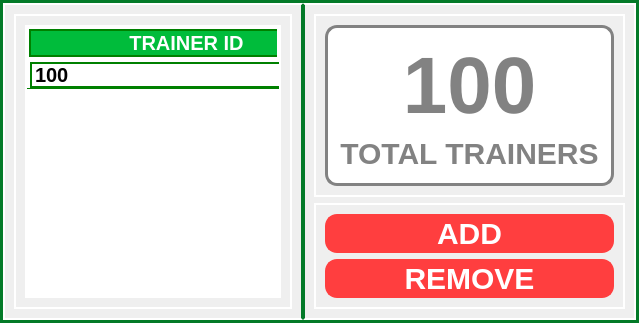
           <widget class="QFrame" name="trainer_log_mainFrame">
            <property name="styleSheet">
             <string notr="true">border-color:#037a28;
border-width: 3px;
border-style: solid;</string>
            </property>
            <property name="frameShape">
             <enum>QFrame::StyledPanel</enum>
            </property>
            <property name="frameShadow">
             <enum>QFrame::Raised</enum>
            </property>
            <layout class="QGridLayout" name="gridLayout_77">
             <property name="leftMargin">
              <number>0</number>
             </property>
             <property name="topMargin">
              <number>0</number>
             </property>
             <property name="rightMargin">
              <number>0</number>
             </property>
             <property name="bottomMargin">
              <number>0</number>
             </property>
             <property name="spacing">
              <number>0</number>
             </property>
             <item row="0" column="1">
              <widget class="QFrame" name="frame_410">
               <property name="maximumSize">
                <size>
                 <width>400</width>
                 <height>16777215</height>
                </size>
               </property>
               <property name="styleSheet">
                <string notr="true">border-color:white;
border-left-color:#037a28;
border-width: 1.5px;
border-style: solid;</string>
               </property>
               <property name="frameShape">
                <enum>QFrame::StyledPanel</enum>
               </property>
               <property name="frameShadow">
                <enum>QFrame::Raised</enum>
               </property>
               <layout class="QGridLayout" name="gridLayout_78">
                <item row="0" column="0">
                 <widget class="QFrame" name="frame_411">
                  <property name="maximumSize">
                   <size>
                    <width>16777215</width>
                    <height>999999</height>
                   </size>
                  </property>
                  <property name="styleSheet">
                   <string notr="true">border-color: white;</string>
                  </property>
                  <property name="frameShape">
                   <enum>QFrame::StyledPanel</enum>
                  </property>
                  <property name="frameShadow">
                   <enum>QFrame::Raised</enum>
                  </property>
                  <layout class="QHBoxLayout" name="horizontalLayout_142">
                   <item>
                    <widget class="QFrame" name="frame_413">
                     <property name="maximumSize">
                      <size>
                       <width>16777215</width>
                       <height>250</height>
                      </size>
                     </property>
                     <property name="styleSheet">
                      <string notr="true">border-color:#828282;
background-color: white;
color:#828282;
border-width: 3px;
border-radius: 12px;
border-style: solid;</string>
                     </property>
                     <property name="frameShape">
                      <enum>QFrame::StyledPanel</enum>
                     </property>
                     <property name="frameShadow">
                      <enum>QFrame::Raised</enum>
                     </property>
                     <layout class="QGridLayout" name="gridLayout_79">
                      <property name="verticalSpacing">
                       <number>0</number>
                      </property>
                      <item row="0" column="0">
                       <widget class="QPushButton" name="trainer_total_main_label">
                        <property name="focusPolicy">
                         <enum>Qt::NoFocus</enum>
                        </property>
                        <property name="styleSheet">
                         <string notr="true">border-color: white;
color: #828282;
font: bold 80px Arial, serif;
text-align: center;</string>
                        </property>
                        <property name="text">
                         <string>100</string>
                        </property>
                       </widget>
                      </item>
                      <item row="1" column="0">
                       <widget class="QPushButton" name="pushButton_58">
                        <property name="focusPolicy">
                         <enum>Qt::NoFocus</enum>
                        </property>
                        <property name="styleSheet">
                         <string notr="true">border-color: white;
color: #828282;
font: bold 30px Arial, serif;
text-align: center;</string>
                        </property>
                        <property name="text">
                         <string>TOTAL TRAINERS</string>
                        </property>
                       </widget>
                      </item>
                     </layout>
                    </widget>
                   </item>
                  </layout>
                 </widget>
                </item>
                <item row="1" column="0">
                 <widget class="QFrame" name="frame_414">
                  <property name="maximumSize">
                   <size>
                    <width>16777215</width>
                    <height>150</height>
                   </size>
                  </property>
                  <property name="styleSheet">
                   <string notr="true">QFrame{
border-color: white;
}
QPushButton{
border-color: #FF3E3F;
background-color: #ff3e3f;
color: rgb(255, 255, 255);
border-radius: 12px;
font: bold 30px Arial, serif;
text-align: center;
cursor: grab;
}

QPushButton:hover{
	border-color:#cc3132;
	background-color: #cc3132;
}
</string>
                  </property>
                  <property name="frameShape">
                   <enum>QFrame::StyledPanel</enum>
                  </property>
                  <property name="frameShadow">
                   <enum>QFrame::Raised</enum>
                  </property>
                  <layout class="QGridLayout" name="gridLayout_80">
                   <item row="0" column="0">
                    <widget class="QPushButton" name="add_trainer_btn">
                     <property name="maximumSize">
                      <size>
                       <width>16777215</width>
                       <height>55</height>
                      </size>
                     </property>
                     <property name="cursor">
                      <cursorShape>PointingHandCursor</cursorShape>
                     </property>
                     <property name="focusPolicy">
                      <enum>Qt::NoFocus</enum>
                     </property>
                     <property name="text">
                      <string>ADD</string>
                     </property>
                    </widget>
                   </item>
                   <item row="1" column="0">
                    <widget class="QPushButton" name="remove_trainer_btn">
                     <property name="maximumSize">
                      <size>
                       <width>16777215</width>
                       <height>55</height>
                      </size>
                     </property>
                     <property name="cursor">
                      <cursorShape>PointingHandCursor</cursorShape>
                     </property>
                     <property name="focusPolicy">
                      <enum>Qt::NoFocus</enum>
                     </property>
                     <property name="text">
                      <string>REMOVE</string>
                     </property>
                    </widget>
                   </item>
                  </layout>
                 </widget>
                </item>
               </layout>
              </widget>
             </item>
             <item row="0" column="0">
              <widget class="QFrame" name="frame_407">
               <property name="maximumSize">
                <size>
                 <width>1400</width>
                 <height>16777215</height>
                </size>
               </property>
               <property name="styleSheet">
                <string notr="true">border-color:white;
border-right-color:#037a28;
border-width: 1.5px;
border-style: solid;</string>
               </property>
               <property name="frameShape">
                <enum>QFrame::StyledPanel</enum>
               </property>
               <property name="frameShadow">
                <enum>QFrame::Raised</enum>
               </property>
               <layout class="QHBoxLayout" name="horizontalLayout_139">
                <item>
                 <widget class="QFrame" name="frame_409">
                  <property name="maximumSize">
                   <size>
                    <width>1350</width>
                    <height>16777215</height>
                   </size>
                  </property>
                  <property name="styleSheet">
                   <string notr="true">border-color: white;</string>
                  </property>
                  <property name="frameShape">
                   <enum>QFrame::StyledPanel</enum>
                  </property>
                  <property name="frameShadow">
                   <enum>QFrame::Raised</enum>
                  </property>
                  <layout class="QHBoxLayout" name="horizontalLayout_140">
                   <item>
                    <widget class="QTableWidget" name="trainer_tableWidget">
                     <property name="maximumSize">
                      <size>
                       <width>1250</width>
                       <height>16777215</height>
                      </size>
                     </property>
                     <property name="focusPolicy">
                      <enum>Qt::NoFocus</enum>
                     </property>
                     <property name="styleSheet">
                      <string notr="true">QTableWidget{
background-color: white;
gridline-color: green;
font: bold 20px Arial, serif;
border-width: 2px;
	
}
QTableView::item {
margin-top: 3px;
margin-left: 3px;
border-left: 2px solid green;
border-top: 2px solid green;
border-bottom: 2px solid green;
border-right: 2px solid green;
}
QHeaderView::section{
background-color: #00bc3b;
border: 2px solid green;
font: bold 20px Arial, serif;
color: rgb(255, 255, 255);
}
</string>
                     </property>
                     <property name="horizontalScrollBarPolicy">
                      <enum>Qt::ScrollBarAlwaysOff</enum>
                     </property>
                     <property name="editTriggers">
                      <set>QAbstractItemView::NoEditTriggers</set>
                     </property>
                     <attribute name="horizontalHeaderDefaultSectionSize">
                      <number>315</number>
                     </attribute>
                     <attribute name="verticalHeaderVisible">
                      <bool>false</bool>
                     </attribute>
                     <row>
                      <property name="text">
                       <string>1</string>
                      </property>
                     </row>
                     <column>
                      <property name="text">
                       <string>TRAINER ID</string>
                      </property>
                     </column>
                     <column>
                      <property name="text">
                       <string>NAME</string>
                      </property>
                     </column>
                     <column>
                      <property name="text">
                       <string>DATE HIRED</string>
                      </property>
                     </column>
                     <column>
                      <property name="text">
                       <string>EMPLOYEE ID</string>
                      </property>
                     </column>
                     <item row="0" column="0">
                      <property name="text">
                       <string>100</string>
                      </property>
                     </item>
                     <item row="0" column="1">
                      <property name="text">
                       <string>5kg dumbbell</string>
                      </property>
                     </item>
                     <item row="0" column="2">
                      <property name="text">
                       <string>10 / 10</string>
                      </property>
                     </item>
                     <item row="0" column="3">
                      <property name="text">
                       <string>04 - 22 - 2024</string>
                      </property>
                     </item>
                    </widget>
                   </item>
                  </layout>
                 </widget>
                </item>
               </layout>
              </widget>
             </item>
            </layout>
           </widget>
